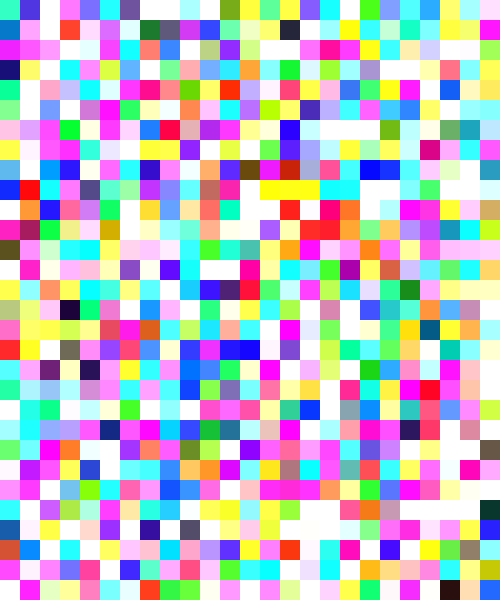
Frame 1 (no input)
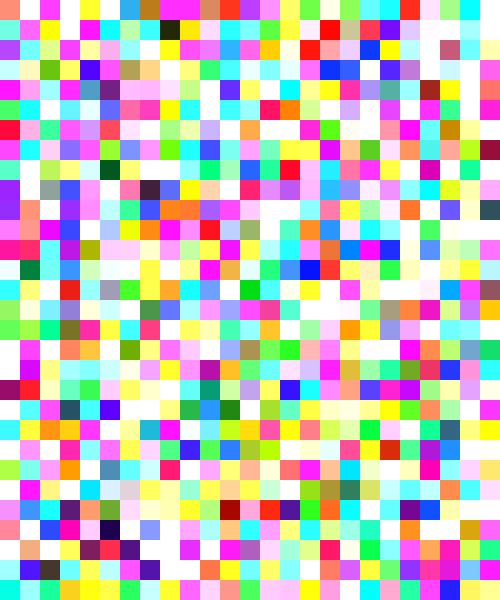
Frame 60 (the mouse pressed at the canvas centre just before this capture)
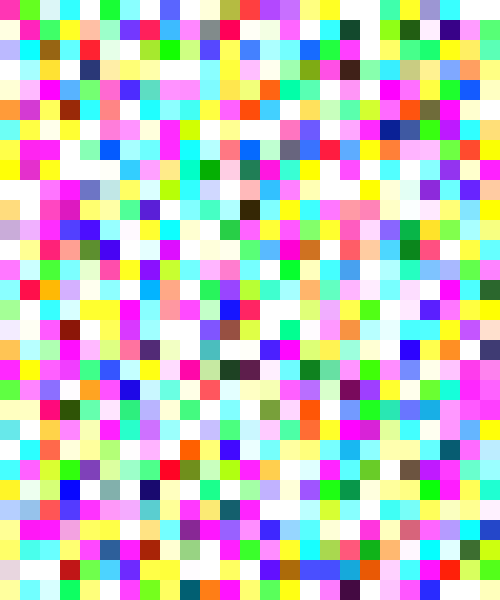
Frame 120 (the mouse held since frame 60 and released just before this capture)

The Processing sketch that drew these frames (run headless with seeded random() and noise(); from frame 60 on, the mouse is pressed at the canvas centre):

// Processing sketch: inclass_forLoop
// ── inclass_forLoop.pde
int rectSize = 20;

void setup() {
  size(500, 600);
  background(100);
  noStroke();

  //one way
  for (int i=0; i<5; i++) {
    float x = rectSize * i;
    float y = height * 1/3;
    fill(random(width), random(width), random(width));
    rect(x, y, rectSize, rectSize);
  }

  //another way
  //for (int x = 0; x<width; x+=rectSize) {
  //  for (int y = 0; y<height; y+=rectSize) {

  //    //float y = height * 2/3;
  //    fill(random(width), random(width), random(width));
  //    rect(x, y, rectSize, rectSize);
  //}
  // }
}


void draw() {
  for (int x = 0; x<width; x+=rectSize) {
    for (int y = 0; y<height; y+=rectSize) {

      //float y = height * 2/3;
      fill(random(width), random(width), random(width));
      rect(x, y, rectSize, rectSize);
    }
  }
}
